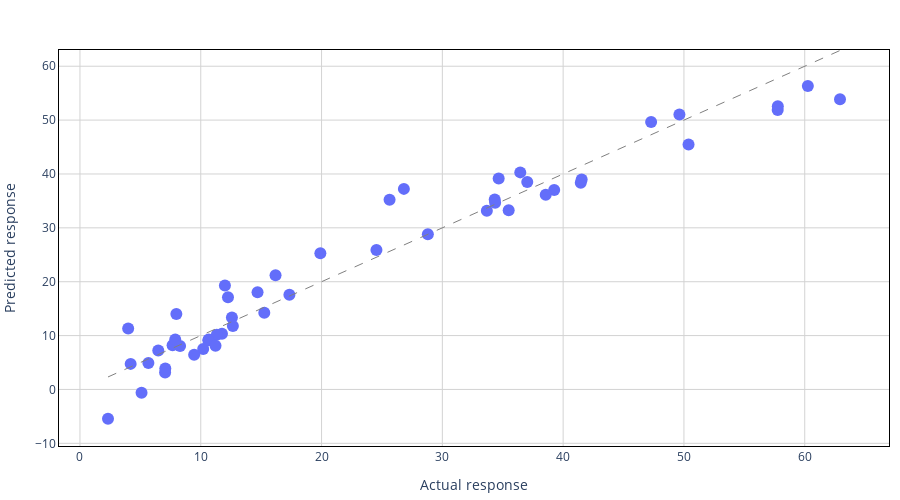
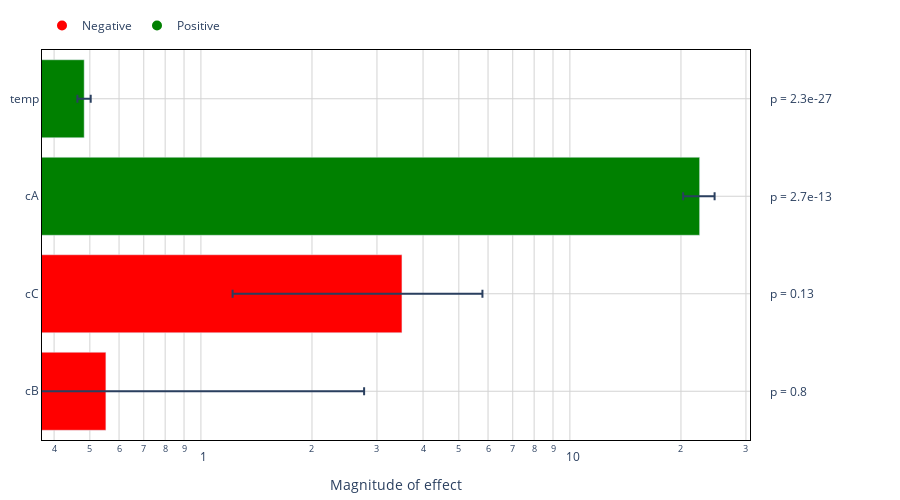

These figures' notebook cell, in order:
### Code cell
figs = analysis.plot_linear_model()
for fig in figs:
    fig.show()

### Figure 1 — Plotly figure (JSON) as saved in the notebook; plotly's stock layout.template omitted (floating-point values rounded to 4 significant figures)
{"data": [{"marker": {"size": 12}, "mode": "markers", "name": "Actual vs Predicted", "type": "scatter", "x": [47.28, 34.34, 4.197, 6.483, 57.76, 25.63, 10.66, 7.668, 14.7, 7.886, 7.05, 12.25, 26.81, 16.19, 37.03, 19.9, 10.2, 41.46, 11.76, 17.34, 35.49, 62.92, 50.38, 41.53, 3.992, 12.58, 39.26, 15.26, 7.98, 33.68, 11.33, 2.322, 34.37, 12.0, 10.62, 8.287, 49.63, 11.22, 24.55, 9.454, 36.45, 57.77, 7.066, 28.8, 38.56, 12.66, 60.26, 5.099, 5.665, 34.66], "y": [49.63, 35.26, 4.748, 7.243, 51.87, 35.23, 9.297, 8.205, 18.06, 9.258, 3.138, 17.13, 37.23, 21.22, 38.5, 25.28, 7.521, 38.37, 10.35, 17.59, 33.25, 53.86, 45.49, 38.98, 11.33, 13.35, 37.04, 14.23, 14.02, 33.19, 10.15, -5.427, 34.68, 19.29, 9.117, 8.046, 51.05, 8.11, 25.88, 6.424, 40.3, 52.59, 3.871, 28.83, 36.13, 11.79, 56.31, -0.6175, 4.9, 39.16]}], "layout": {"height": 500, "legend": {"bgcolor": "rgba(0,0,0,0)"}, "margin": {"b": 50, "l": 10, "r": 10, "t": 50}, "plot_bgcolor": "white", "shapes": [{"line": {"color": "Gray", "dash": "dash", "width": 1}, "type": "line", "x0": 2.322, "x1": 62.92, "y0": 2.322, "y1": 62.92}], "xaxis": {"gridcolor": "lightgray", "linecolor": "black", "linewidth": 1, "mirror": true, "showgrid": true, "showline": true, "title": {"text": "Actual response"}, "zeroline": false, "zerolinecolor": "black"}, "yaxis": {"gridcolor": "lightgray", "linecolor": "black", "linewidth": 1, "mirror": true, "showgrid": true, "showline": true, "title": {"text": "Predicted response"}, "zeroline": false, "zerolinecolor": "black"}}}

### Figure 2 — Plotly figure (JSON) as saved in the notebook; plotly's stock layout.template omitted (floating-point values rounded to 4 significant figures)
{"data": [{"error_x": {"array": [2.216, 2.288, 2.2, 0.02002], "type": "data"}, "marker": {"color": ["red", "red", "green", "green"]}, "name": "Slope", "orientation": "h", "showlegend": false, "type": "bar", "x": [0.5527, 3.506, 22.47, 0.4827], "y": ["cB", "cC", "cA", "temp"]}, {"marker": {"color": "red", "size": 10}, "mode": "markers", "name": "Negative", "type": "scatter", "x": [null], "y": [null]}, {"marker": {"color": "green", "size": 10}, "mode": "markers", "name": "Positive", "type": "scatter", "x": [null], "y": [null]}], "layout": {"annotations": [{"showarrow": false, "text": "p = 0.8", "x": 1.025, "xanchor": "left", "xref": "paper", "y": 0}, {"showarrow": false, "text": "p = 0.13", "x": 1.025, "xanchor": "left", "xref": "paper", "y": 1}, {"showarrow": false, "text": "p = 2.7e-13", "x": 1.025, "xanchor": "left", "xref": "paper", "y": 2}, {"showarrow": false, "text": "p = 2.3e-27", "x": 1.025, "xanchor": "left", "xref": "paper", "y": 3}], "height": 500, "legend": {"orientation": "h", "y": 1.1}, "margin": {"b": 50, "l": 10, "r": 150, "t": 50}, "plot_bgcolor": "white", "xaxis": {"gridcolor": "lightgray", "linecolor": "black", "linewidth": 1, "mirror": true, "showgrid": true, "showline": true, "title": {"text": "Magnitude of effect"}, "type": "log", "zeroline": false, "zerolinecolor": "black"}, "yaxis": {"gridcolor": "lightgray", "linecolor": "black", "linewidth": 1, "mirror": true, "showgrid": true, "showline": true, "zeroline": false, "zerolinecolor": "black"}}}
